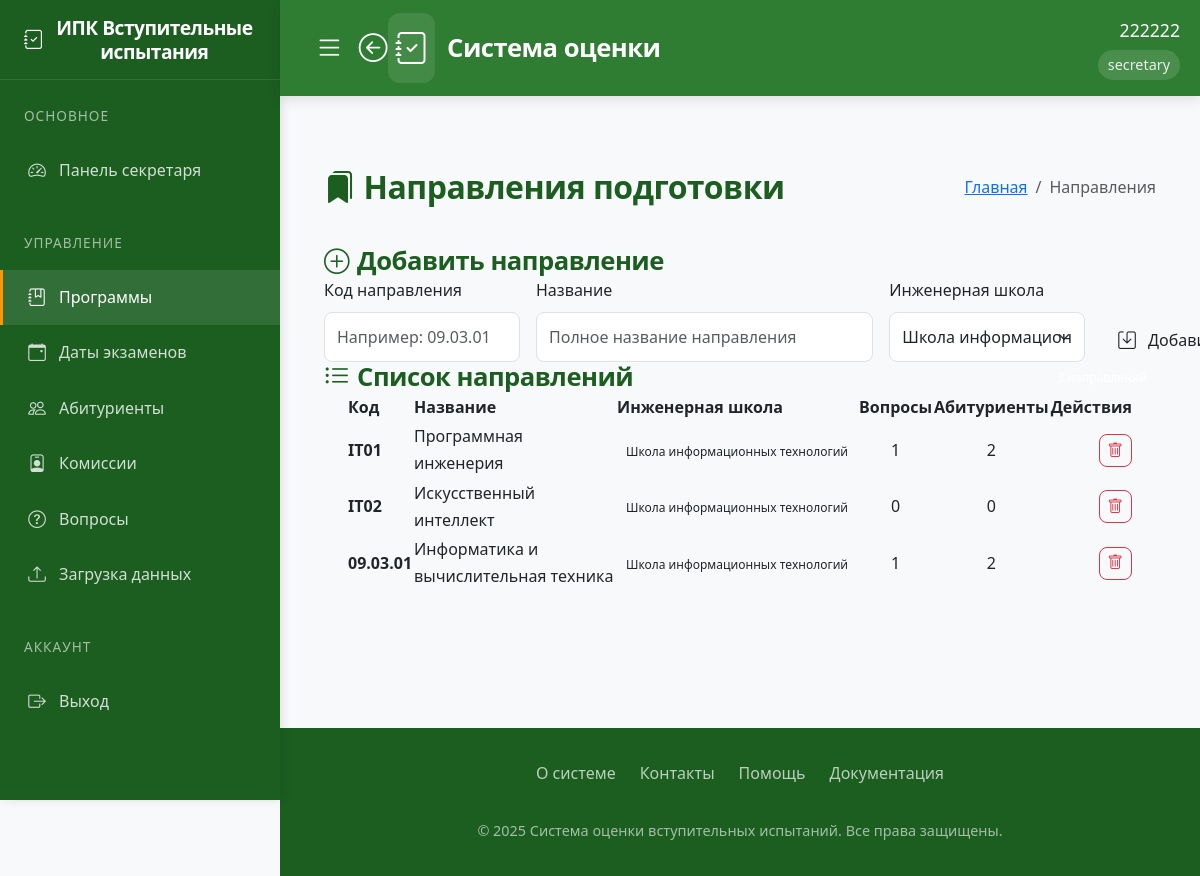
The app's page /programs (signed in) with its own data.
### app/models.py (models this page shows)
class User(UserMixin, db.Model):
    id = db.Column(db.Integer, primary_key=True)
    username = db.Column(db.String(80), unique=True, nullable=False)
    password = db.Column(db.String(120), nullable=False)
    full_name = db.Column(db.String(100), nullable=False)
    position = db.Column(db.String(100), nullable=False)
    role = db.Column(db.String(20), nullable=False)  # 'admin', 'secretary', 'commission'
    school_id = db.Column(db.Integer, db.ForeignKey('engineering_school.id'))
    engineering_school = db.relationship('EngineeringSchool', backref='users')
    commission_members = db.relationship('CommissionMember', back_populates='user', cascade='all, delete-orphan')
    standard_commissions = db.relationship('StandardCommission', back_populates='user', cascade='all, delete-orphan')

class Program(db.Model):
    id = db.Column(db.Integer, primary_key=True)
    code = db.Column(db.String(50), nullable=False)
    name = db.Column(db.String(200), nullable=False)
    school_id = db.Column(db.Integer, db.ForeignKey('engineering_school.id'))
    questions = db.relationship('Question', backref='program', lazy=True, cascade='all, delete-orphan')
    standard_commission = db.relationship('StandardCommission', backref='program', lazy=True, cascade='all, delete-orphan')
    applicants = db.relationship('Applicant', backref='program', lazy=True)
    exam_dates = db.relationship('ExamDate', backref='program', lazy=True)

class EngineeringSchool(db.Model):
    id = db.Column(db.Integer, primary_key=True)
    name = db.Column(db.String(100), nullable=False, unique=True)
    programs = db.relationship('Program', backref='school', lazy=True)

### app/routes.py (the view, shortened to what this page needs)
@routes.route('/programs', methods=['GET', 'POST'])
@login_required
def programs():
    if current_user.role not in ['admin', 'secretary']:
        abort(403)
    form = ProgramForm()
    if current_user.role == 'secretary':
        form.school_id.data = current_user.school_id
        form.school_id.choices = [(s.id, s.name) for s in EngineeringSchool.query.order_by('name').all() if s.id == current_user.school_id]
    else:
        form.school_id.choices = [(s.id, s.name) for s in EngineeringSchool.query.order_by('name').all()]
    if current_user.role == 'secretary':
        programs = Program.query.filter_by(school_id=current_user.school_id).all()
    else:  # admin
        programs = Program.query.all()
    return render_template('programs.html', form=form, programs=programs)

### app/forms.py
class ProgramForm(FlaskForm):
    code = StringField('Код программы', validators=[DataRequired(), Length(min=2, max=50)])
    name = StringField('Название программы', validators=[DataRequired(), Length(min=5, max=200)])
    school_id = SelectField('Инженерная школа', coerce=int, validators=[DataRequired()])
    submit = SubmitField('Добавить')
    def __init__(self, *args, **kwargs):
        super(ProgramForm, self).__init__(*args, **kwargs)

### app/templates/programs.html (shortened to what this page needs)
{% extends "base.html" %}
{% block content %}
<div class="container py-4">
    <div class="d-flex justify-content-between align-items-center mb-4">
        <h2 class="mb-0">
            <i class="bi bi-bookmarks-fill me-2"></i>Направления подготовки
        </h2>
        <nav aria-label="breadcrumb">
            <ol class="breadcrumb">
                <li class="breadcrumb-item"><a href="{{ url_for('routes.home') }}">Главная</a></li>
                <li class="breadcrumb-item active">Направления</li>
            </ol>
        </nav>
    </div>
    <div class="custom-card">
        <div class="custom-card-header d-flex justify-content-between align-items-center">
            <h3 class="mb-0">
                <i class="bi bi-plus-circle me-2"></i>Добавить направление
            </h3>
        </div>
        <div class="card-body">
            <form method="POST" class="row g-3">
                <div class="col-md-3">
                    <label class="form-label">Код направления</label>
                    {{ form.code(class="custom-form-control form-control", placeholder="Например: 09.03.01") }}
                </div>
                <div class="col-md-5">
                    <label class="form-label">Название</label>
                    {{ form.name(class="custom-form-control form-control", placeholder="Полное название направления") }}
                </div>
                <div class="col-md-3">
                    <label class="form-label">Инженерная школа</label>
                    {{ form.school_id(class="custom-form-control form-select") }}
                </div>
                <div class="col-md-1 d-flex align-items-end">
                    <button type="submit" class="btn btn-custom-primary w-100">
                        <i class="bi bi-save me-1"></i>Добавить
                    </button>
                </div>
            </form>
        </div>
    </div>
    <div class="custom-card">
        <div class="custom-card-header d-flex justify-content-between align-items-center">
            <h3 class="mb-0">
                <i class="bi bi-list-ul me-2"></i>Список направлений
            </h3>
            <span class="badge badge-custom">{{ programs|length }} направлений</span>
        </div>
        <div class="card-body p-0">
            <div class="table-responsive">
                <table class="custom-table">
                    <thead>
                        <tr>
                            <th class="ps-4">Код</th>
                            <th>Название</th>
                            <th>Инженерная школа</th>
                            <th class="text-center">Вопросы</th>
                            <th class="text-center">Абитуриенты</th>
                            <th class="text-end pe-4">Действия</th>
                        </tr>
                    </thead>
                    <tbody>
                        {% for program in programs %}
                        <tr>
                            <td class="ps-4 fw-bold">{{ program.code }}</td>
                            <td>{{ program.name }}</td>
                            <td>
                                {% if program.school %}
                                <span class="badge bg-light text-dark">{{ program.school.name }}</span>
                                {% else %}
                                <span class="text-muted">Не указана</span>
                                {% endif %}
                            </td>
                            <td class="text-center">{{ program.questions|length }}</td>
                            <td class="text-center">{{ program.applicants|length }}</td>
                            <td class="text-end pe-4">
                                <div class="btn-group">
                                    <form action="{{ url_for('routes.delete_program', program_id=program.id) }}" method="POST">
                                        <button type="submit" class="btn btn-sm btn-outline-danger"
                                                onclick="return confirm('Удалить направление? Все связанные данные будут потеряны!')">
                                            <i class="bi bi-trash"></i>
                                        </button>
                                    </form>
                                </div>
                            </td>
                        </tr>
                        {% endfor %}
                    </tbody>
                </table>
            </div>
        </div>
    </div>
</div>
{% endblock %}

### app/templates/base.html (shortened to what this page needs)
<!DOCTYPE html>
<html lang="ru">
<head>
    <link href="https://cdn.jsdelivr.net/npm/bootstrap@5.3.0/dist/css/bootstrap.min.css" rel="stylesheet">
    <link rel="stylesheet" href="https://cdn.jsdelivr.net/npm/bootstrap-icons@1.10.0/font/bootstrap-icons.css">
    <link rel="stylesheet" href="{{ url_for('static', filename='style.css') }}">
</head>
<body>
    <aside class="sidebar">
        <div class="sidebar-header">
            <h3 class="sidebar-title">
                <i class="bi bi-journal-check"></i>
                <span>ИПК Вступительные испытания</span>
            </h3>
        </div>
        <nav class="sidebar-menu">
            {% if current_user.is_authenticated %}
                <div class="menu-section">
                    <div class="menu-section-title">Основное</div>
                    {% if current_user.role == 'admin' %}
                        <a href="{{ url_for('routes.admin_dashboard') }}" class="menu-item {% if request.endpoint == 'routes.admin_dashboard' %}active{% endif %}">
                            <i class="bi bi-speedometer2"></i>
                            <span>Панель управления</span>
                        </a>
                    {% elif current_user.role == 'secretary' %}
                        <a href="{{ url_for('routes.secretary_dashboard') }}" class="menu-item {% if request.endpoint == 'routes.secretary_dashboard' %}active{% endif %}">
                            <i class="bi bi-speedometer2"></i>
                            <span>Панель секретаря</span>
                        </a>
                    {% elif current_user.role == 'teacher' %}
                        <a href="{{ url_for('routes.teacher_dashboard') }}" class="menu-item {% if request.endpoint == 'routes.teacher_dashboard' %}active{% endif %}">
                            <i class="bi bi-speedometer2"></i>
                            <span>Панель преподавателя</span>
                        </a>
                    {% elif current_user.role == 'student' %}
                        <a href="{{ url_for('routes.student_dashboard') }}" class="menu-item {% if request.endpoint == 'routes.student_dashboard' %}active{% endif %}">
                            <i class="bi bi-speedometer2"></i>
                            <span>Мои тесты</span>
                        </a>
                    {% endif %}
                </div>
                {% if current_user.role in ['admin', 'secretary'] %}
                <div class="menu-section">
                    <div class="menu-section-title">Управление</div>
                    <a href="{{ url_for('routes.programs') }}" class="menu-item {% if request.endpoint == 'routes.programs' %}active{% endif %}">
                        <i class="bi bi-journal-bookmark"></i>
                        <span>Программы</span>
                    </a>
                    <a href="{{ url_for('routes.exam_dates') }}" class="menu-item {% if request.endpoint == 'routes.exam_dates' %}active{% endif %}">
                        <i class="bi bi-calendar-event"></i>
                        <span>Даты экзаменов</span>
                    </a>
                    <a href="{{ url_for('routes.applicants') }}" class="menu-item {% if request.endpoint == 'routes.applicants' %}active{% endif %}">
                        <i class="bi bi-people"></i>
                        <span>Абитуриенты</span>
                    </a>
                    <a href="{{ url_for('routes.standard_commission') }}" class="menu-item {% if request.endpoint == 'routes.standard_commission' %}active{% endif %}">
                        <i class="bi bi-person-badge"></i>
                        <span>Комиссии</span>
                    </a>
                    <a href="{{ url_for('routes.questions') }}" class="menu-item {% if request.endpoint == 'routes.questions' %}active{% endif %}">
                        <i class="bi bi-question-circle"></i>
                        <span>Вопросы</span>
                    </a>
                    <a href="{{ url_for('routes.upload_schedule') }}" class="menu-item {% if request.endpoint == 'routes.upload_schedule' %}active{% endif %}">
                        <i class="bi bi-upload"></i>
                        <span>Загрузка данных</span>
                    </a>
                </div>
                {% endif %}
                <div class="menu-section">
                    <div class="menu-section-title">Аккаунт</div>
                    <a href="{{ url_for('routes.logout') }}" class="menu-item">
                        <i class="bi bi-box-arrow-right"></i>
                        <span>Выход</span>
                    </a>
                </div>
            {% endif %}
        </nav>
    </aside>
    <header class="main-header">
        <div class="header-container">
            <div class="header-left">
                {% if current_user.is_authenticated %}
                    <div class="header-left">
                        <button class="toggle-sidebar-btn">
                            <i class="bi bi-list"></i>
                        </button>
                        <a href="javascript:history.back()" class="back-btn">
                            <i class="bi bi-arrow-left-circle"></i>
                        </a>
                        <a href="{{ url_for('routes.home') }}" class="logo">
                            <i class="bi bi-journal-check"></i>
                            <span>Система оценки</span>
                        </a>
                    </div>
                {% endif %}
            <nav class="user-nav">
                {% if current_user.is_authenticated %}
                <div class="user-info">
                    <div class="user-name">{{ current_user.full_name }}</div>
                    <div class="user-role">{{ current_user.role }}</div>
                </div>
                {% else %}
                <a href="{{ url_for('routes.login') }}" class="outline-btn">
                    <i class="bi bi-box-arrow-in-right"></i>
                    <span>Войти</span>
                </a>
                {% endif %}
            </nav>
        </div>
    </header>
    <main class="main-content">
        {% block content %}{% endblock %}
    </main>
    <footer class="main-footer">
        <div class="footer-content">
            <div class="footer-links">
                <a href="#" class="footer-link">О системе</a>
                <a href="#" class="footer-link">Контакты</a>
                <a href="#" class="footer-link">Помощь</a>
                <a href="#" class="footer-link">Документация</a>
            </div>
            <div class="footer-copyright">
                &copy; 2025 Система оценки вступительных испытаний. Все права защищены.
            </div>
        </div>
    </footer>
</body>
</html>

### static/style.css (style rules this page uses)
:root { --primary: #0d6efd; --secondary: #6c757d; --success: #198754; --info: #0dcaf0; --warning: #ffc107; --danger: #dc3545; --light: #f8f9fa; --dark: #212529; }
body { font-family: 'Segoe UI', Tahoma, Geneva, Verdana, sans-serif; background-color: #f8fafc; color: #333; }
header { box-shadow: 0 2px 10px rgba(0, 0, 0, 0.1); z-index: 1030; }
.btn { border-radius: 0.5rem; font-weight: 500; padding: 0.5rem 1rem; transition: all 0.2s; display: inline-flex; align-items: center; gap: 0.5rem; }
.btn i { font-size: 1.1em; }
.btn-sm { padding: 0.25rem 0.5rem; }
.form-control, .form-select { border-radius: 0.5rem; padding: 0.75rem; border: 1px solid #dee2e6; }
.badge { font-weight: 500; padding: 0.5em 0.75em; border-radius: 0.5rem; }

### records on screen
User: full_name "222222", role "secretary"
Program: code "IT01", name "Программная инженерия", school.name "Школа информационных технологий", questions|length "1", applicants|length "2"
Program: code "IT02", name "Искусственный интеллект", school.name "Школа информационных технологий", questions|length "0", applicants|length "0"
Program: code "09.03.01", name "Информатика и вычислительная техника", school.name "Школа информационных технологий", questions|length "1", applicants|length "2"
